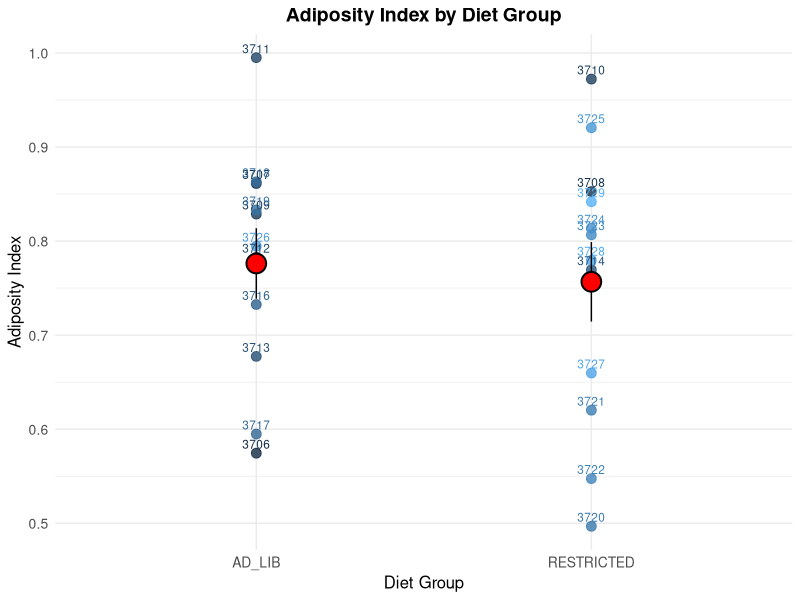
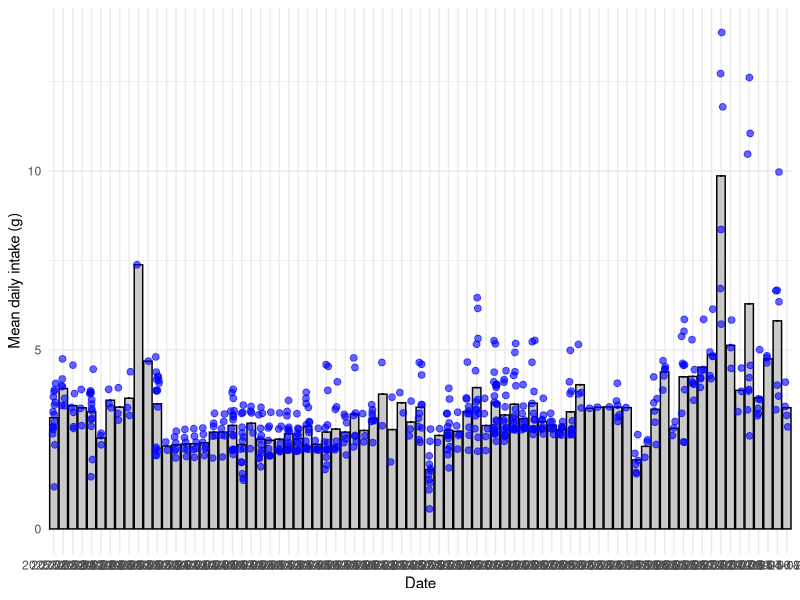

These figures' R source, in order:
# Data analysis of the adiposity index (fat mass/lean mass) of NZO female mice assigned to two diet regimens: 
# "ad lib" or "restricted" after 9-12 weeks on LFD (D12450Ki, Research Diets).

#libraries
library(dplyr) #to use pipe
library(ggplot2) #to graph
library(readr) 
library(tidyr)  # to use drop-na()

#----ADIPOSITY INDEX----

#open echo_mri_data
echomri_data <- read_csv("../data/echomri.csv")

echomri_data_2<- echomri_data %>%
  filter(COHORT > 2 & COHORT < 6) %>%
  filter(Date == "2025-01-15") %>%
  select(ID, adiposity_index) %>%
  mutate(diet_group = if_else(ID %in% c(
    3711, 3718, 3707, 3719, 3709,
    3726, 3712, 3716, 3713, 3717, 3706
   ), "AD_LIB", "RESTRICTED"))  #%>%
#   group_by(diet_group) %>%
#   summarize(animal_count = n(), .groups = "drop")
# 
 echomri_data_3<-echomri_data_2 %>%
  ggplot(aes(x = diet_group, y = adiposity_index, color = ID)) +
  geom_point(size = 3, alpha = 0.8) + # Individual points
  geom_text(aes(label = ID), hjust = 0.5, vjust = -0.5, size = 3) +    # Labels for each point
  stat_summary(
    fun.data = mean_se,
    geom = "pointrange",
    size = 1.5,
    shape = 21,
    color = "black",
    fill = "red",
    position = position_dodge(width = 0.2)     # Mean and SEM as big points
  ) +
  theme_minimal() +     # Aesthetic improvements
  labs(
    title = "Adiposity Index by Diet Group",
    x = "Diet Group",
    y = "Adiposity Index",
    color = "Animal ID"
  ) +
  theme(
    legend.position = "none",
    plot.title = element_text(hjust = 0.5, size = 14, face = "bold"),
    axis.title = element_text(size = 12),
    axis.text = element_text(size = 10)
  )
echomri_data_3

#check if the adiposity index between AD LIB and RESTRICTED groups are different using t-test
t_test_result <- lm(adiposity_index ~ diet_group, data = echomri_data_2)
# View the result
print(t_test_result)
# Summary
summary(t_test_result)

### NZO MICE####

####----Food intake----

# My idea is to take the mean of the last 3 days of daily food intake to ALL the animals to ~60% of the obese energy intake
# A complementary idea is to take only the IDs that are assigned to the "restricted" group.

FI_data_ <- read_csv("../data/FI.csv") %>% 
    filter(COHORT %in% c(3, 4, 5))%>%
   # filter(ID %in% c(3710,3714,3720,3721,3722,3723, 3724, 3725, 3728, 3729)) %>% #restricted animals
    filter(DATE > "2025-02-10") %>% 
    drop_na() %>% 
    group_by(DATE) %>% 
mutate(mean_FI_daily = mean(corrected_intake_gr, na.rm = TRUE))  # Calculate mean food intake per day
FI_data_

fi_plot <- FI_data_ %>%
    ggplot(aes(x = as.factor(DATE), y = mean_FI_daily)) +  
    # Bar plot for mean
    geom_bar(stat = "summary", fun = "mean", fill = "gray", color = "black", alpha = 0.8) +  
    # Error bars for standard error
    geom_errorbar(stat = "summary", fun.data = mean_se, width = 0.2) +  
    # Individual data points (jitter to avoid overlap)
    geom_jitter(aes(y = corrected_intake_gr), width = 0.2, size = 2, alpha = 0.6, color = "blue") +  
    labs(
        x = "Date",
        y = "Mean daily intake (g)"
    ) +
    theme_minimal()
fi_plot

#so
#the mean of the means is  (4.43+4.95+4.79)/3 = 4.723333
#the 60% of that is  4.72*0.6 =  2.832
#divided in two meals per day  2.83/2 = 1.415

#This means we should give two meals of 1.41 grams a day

#We should see if 2.83 g a day is enough to restrict most of the mice at least 60% 

FI_data_re <- read_csv("../data/FI.csv") %>% 
    filter(COHORT %in% c(3, 4, 5))%>%
    filter(DATE == "2025-02-17") %>% 
    drop_na() %>% 
    mutate(diff_FI_daily =  2.83- corrected_intake_gr ) # Calculate mean food intake per day - value per mice
FI_data_re


